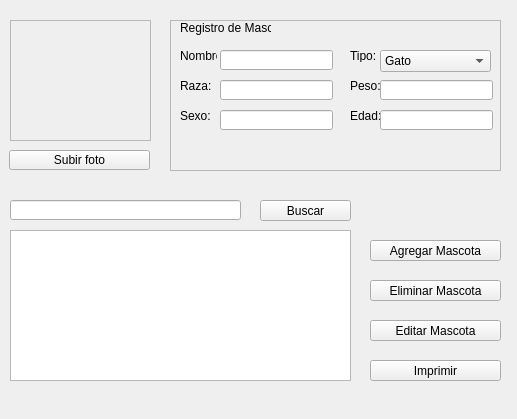
<?xml version="1.0" encoding="UTF-8"?>
<ui version="4.0">
 <class>MainWindow</class>
 <widget class="QMainWindow" name="MainWindow">
  <property name="geometry">
   <rect>
    <x>0</x>
    <y>0</y>
    <width>517</width>
    <height>419</height>
   </rect>
  </property>
  <property name="windowTitle">
   <string>MainWindow</string>
  </property>
  <property name="styleSheet">
   <string notr="true"/>
  </property>
  <widget class="QWidget" name="centralwidget">
   <widget class="QPushButton" name="btnsubirfoto">
    <property name="geometry">
     <rect>
      <x>9</x>
      <y>150</y>
      <width>141</width>
      <height>20</height>
     </rect>
    </property>
    <property name="text">
     <string>Subir foto</string>
    </property>
   </widget>
   <widget class="QFrame" name="subirfoto">
    <property name="geometry">
     <rect>
      <x>10</x>
      <y>20</y>
      <width>141</width>
      <height>121</height>
     </rect>
    </property>
    <property name="frameShape">
     <enum>QFrame::Shape::StyledPanel</enum>
    </property>
    <property name="frameShadow">
     <enum>QFrame::Shadow::Raised</enum>
    </property>
   </widget>
   <widget class="QLabel" name="labeltitulo1">
    <property name="geometry">
     <rect>
      <x>180</x>
      <y>20</y>
      <width>91</width>
      <height>16</height>
     </rect>
    </property>
    <property name="text">
     <string>Registro de Mascota</string>
    </property>
   </widget>
   <widget class="QLabel" name="nombre">
    <property name="geometry">
     <rect>
      <x>180</x>
      <y>50</y>
      <width>37</width>
      <height>12</height>
     </rect>
    </property>
    <property name="text">
     <string>Nombre:</string>
    </property>
   </widget>
   <widget class="QLabel" name="raza">
    <property name="geometry">
     <rect>
      <x>180</x>
      <y>80</y>
      <width>37</width>
      <height>12</height>
     </rect>
    </property>
    <property name="text">
     <string>Raza:</string>
    </property>
   </widget>
   <widget class="QLabel" name="sexo">
    <property name="geometry">
     <rect>
      <x>180</x>
      <y>110</y>
      <width>37</width>
      <height>12</height>
     </rect>
    </property>
    <property name="text">
     <string>Sexo:</string>
    </property>
   </widget>
   <widget class="QLabel" name="tipo">
    <property name="geometry">
     <rect>
      <x>350</x>
      <y>50</y>
      <width>37</width>
      <height>12</height>
     </rect>
    </property>
    <property name="text">
     <string>Tipo:</string>
    </property>
   </widget>
   <widget class="QLabel" name="peso">
    <property name="geometry">
     <rect>
      <x>350</x>
      <y>80</y>
      <width>37</width>
      <height>12</height>
     </rect>
    </property>
    <property name="text">
     <string>Peso:</string>
    </property>
   </widget>
   <widget class="QLabel" name="edad">
    <property name="geometry">
     <rect>
      <x>350</x>
      <y>110</y>
      <width>37</width>
      <height>12</height>
     </rect>
    </property>
    <property name="text">
     <string>Edad:</string>
    </property>
   </widget>
   <widget class="QLineEdit" name="lineEditname">
    <property name="geometry">
     <rect>
      <x>220</x>
      <y>50</y>
      <width>113</width>
      <height>20</height>
     </rect>
    </property>
   </widget>
   <widget class="QLineEdit" name="lineEditraza">
    <property name="geometry">
     <rect>
      <x>220</x>
      <y>80</y>
      <width>113</width>
      <height>20</height>
     </rect>
    </property>
   </widget>
   <widget class="QLineEdit" name="lineEditsexo">
    <property name="geometry">
     <rect>
      <x>220</x>
      <y>110</y>
      <width>113</width>
      <height>20</height>
     </rect>
    </property>
   </widget>
   <widget class="QLineEdit" name="lineEditpeso">
    <property name="geometry">
     <rect>
      <x>380</x>
      <y>80</y>
      <width>113</width>
      <height>20</height>
     </rect>
    </property>
   </widget>
   <widget class="QLineEdit" name="lineEditEdad">
    <property name="geometry">
     <rect>
      <x>380</x>
      <y>110</y>
      <width>113</width>
      <height>20</height>
     </rect>
    </property>
   </widget>
   <widget class="QComboBox" name="comboBoxtipo">
    <property name="geometry">
     <rect>
      <x>380</x>
      <y>50</y>
      <width>111</width>
      <height>22</height>
     </rect>
    </property>
    <item>
     <property name="text">
      <string>Gato</string>
     </property>
    </item>
    <item>
     <property name="text">
      <string>Perro</string>
     </property>
    </item>
    <item>
     <property name="text">
      <string>Ave</string>
     </property>
    </item>
   </widget>
   <widget class="QFrame" name="cuadro">
    <property name="geometry">
     <rect>
      <x>170</x>
      <y>20</y>
      <width>331</width>
      <height>151</height>
     </rect>
    </property>
    <property name="frameShape">
     <enum>QFrame::Shape::StyledPanel</enum>
    </property>
    <property name="frameShadow">
     <enum>QFrame::Shadow::Raised</enum>
    </property>
   </widget>
   <widget class="QLineEdit" name="lineEditBuscar">
    <property name="geometry">
     <rect>
      <x>10</x>
      <y>200</y>
      <width>231</width>
      <height>20</height>
     </rect>
    </property>
   </widget>
   <widget class="QPushButton" name="btnbuscar">
    <property name="geometry">
     <rect>
      <x>260</x>
      <y>200</y>
      <width>91</width>
      <height>21</height>
     </rect>
    </property>
    <property name="text">
     <string>Buscar</string>
    </property>
    <property name="icon">
     <iconset theme="QIcon::ThemeIcon::EditFind"/>
    </property>
   </widget>
   <widget class="QTableView" name="tableView">
    <property name="geometry">
     <rect>
      <x>10</x>
      <y>230</y>
      <width>341</width>
      <height>151</height>
     </rect>
    </property>
   </widget>
   <widget class="QPushButton" name="btnagregar">
    <property name="geometry">
     <rect>
      <x>370</x>
      <y>240</y>
      <width>131</width>
      <height>21</height>
     </rect>
    </property>
    <property name="text">
     <string>Agregar Mascota</string>
    </property>
    <property name="icon">
     <iconset theme="QIcon::ThemeIcon::ListAdd"/>
    </property>
   </widget>
   <widget class="QPushButton" name="btneliminar">
    <property name="geometry">
     <rect>
      <x>370</x>
      <y>280</y>
      <width>131</width>
      <height>21</height>
     </rect>
    </property>
    <property name="text">
     <string>Eliminar Mascota</string>
    </property>
    <property name="icon">
     <iconset theme="QIcon::ThemeIcon::ApplicationExit"/>
    </property>
   </widget>
   <widget class="QPushButton" name="btneditar">
    <property name="geometry">
     <rect>
      <x>370</x>
      <y>320</y>
      <width>131</width>
      <height>21</height>
     </rect>
    </property>
    <property name="text">
     <string>Editar Mascota</string>
    </property>
    <property name="icon">
     <iconset theme="QIcon::ThemeIcon::DocumentSaveAs"/>
    </property>
   </widget>
   <widget class="QPushButton" name="btnimprimir">
    <property name="geometry">
     <rect>
      <x>370</x>
      <y>360</y>
      <width>131</width>
      <height>21</height>
     </rect>
    </property>
    <property name="text">
     <string>Imprimir</string>
    </property>
    <property name="icon">
     <iconset theme="QIcon::ThemeIcon::DocumentPrint"/>
    </property>
   </widget>
   <zorder>cuadro</zorder>
   <zorder>btnsubirfoto</zorder>
   <zorder>subirfoto</zorder>
   <zorder>labeltitulo1</zorder>
   <zorder>nombre</zorder>
   <zorder>raza</zorder>
   <zorder>sexo</zorder>
   <zorder>tipo</zorder>
   <zorder>peso</zorder>
   <zorder>edad</zorder>
   <zorder>lineEditname</zorder>
   <zorder>lineEditraza</zorder>
   <zorder>lineEditsexo</zorder>
   <zorder>lineEditpeso</zorder>
   <zorder>lineEditEdad</zorder>
   <zorder>comboBoxtipo</zorder>
   <zorder>lineEditBuscar</zorder>
   <zorder>btnbuscar</zorder>
   <zorder>tableView</zorder>
   <zorder>btnagregar</zorder>
   <zorder>btneliminar</zorder>
   <zorder>btneditar</zorder>
   <zorder>btnimprimir</zorder>
  </widget>
 </widget>
 <resources/>
 <connections/>
</ui>
